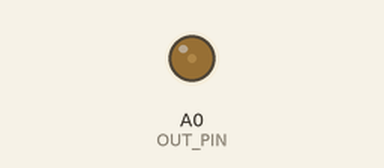
Simulated run of this sketch. Board: Arduino Uno R4 WiFi. Shown: output pins drawn as LEDs (lit = HIGH).

Above: at 0.2 s.
At 23.1 s:
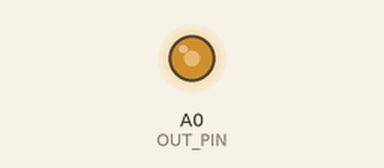
At 28.0 s:
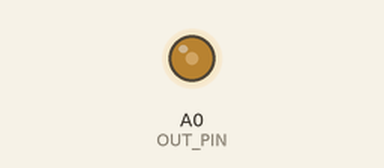
Timing chart, 0 to 40.0 s (numbered marks = the images above):
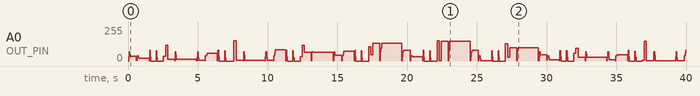

The sketch:

Blackbird.ino
```cpp
#include <FspTimer.h>

// AO writes true analog out
#define OUT_PIN A0
#define NUM_SAMPLES   256

const float sampleRate = 44100.0;
volatile float fOut = 1000.0;
volatile float vol = 0.5;

volatile int phInc;                  // dds phase increment
volatile unsigned long phAcc;        // dds phase accumulator
unsigned long tuningWord;            // dds tuning word (M)
FspTimer Timer;

uint8_t sineData[NUM_SAMPLES] = {
  128, 131, 134, 137, 140, 144, 147, 150, 153, 156, 159, 162, 165, 168, 171, 174,
  177, 179, 182, 185, 188, 191, 193, 196, 199, 201, 204, 206, 209, 211, 213, 216,
  218, 220, 222, 224, 226, 228, 230, 232, 234, 235, 237, 239, 240, 241, 243, 244,
  245, 246, 248, 249, 250, 250, 251, 252, 253, 253, 254, 254, 254, 255, 255, 255,
  255, 255, 255, 255, 254, 254, 254, 253, 253, 252, 251, 250, 250, 249, 248, 246,
  245, 244, 243, 241, 240, 239, 237, 235, 234, 232, 230, 228, 226, 224, 222, 220,
  218, 216, 213, 211, 209, 206, 204, 201, 199, 196, 193, 191, 188, 185, 182, 179,
  177, 174, 171, 168, 165, 162, 159, 156, 153, 150, 147, 144, 140, 137, 134, 131,
  128, 125, 122, 119, 116, 112, 109, 106, 103, 100,  97,  94,  91,  88,  85,  82,
   79,  77,  74,  71,  68,  65,  63,  60,  57,  55,  52,  50,  47,  45,  43,  40,
   38,  36,  34,  32,  30,  28,  26,  24,  22,  21,  19,  17,  16,  15,  13,  12,
   11,  10,   8,   7,   6,   6,   5,   4,   3,   3,   2,   2,   2,   1,   1,   1,
    1,   1,   1,   1,   2,   2,   2,   3,   3,   4,   5,   6,   6,   7,   8,  10,
   11,  12,  13,  15,  16,  17,  19,  21,  22,  24,  26,  28,  30,  32,  34,  36,
   38,  40,  43,  45,  47,  50,  52,  55,  57,  60,  63,  65,  68,  71,  74,  77,
   79,  82,  85,  88,  91,  94,  97, 100, 103, 106, 109, 112, 116, 119, 122, 125
};

// IRq is interrupt request

void setup () {
  pinMode(OUT_PIN, OUTPUT);
  fOut = 400.0;                                // set output frequency in Hz
  tuningWord = pow(2, 32) * fOut / sampleRate;
  Serial.begin(115200);
  delay(5);


  // turn on the FSP timer in the renesas chip
  uint8_t timerType = GPT_TIMER;
  int8_t channel = FspTimer::get_available_timer(timerType);

  Timer.begin(TIMER_MODE_PERIODIC, GPT_TIMER, channel, sampleRate, 0.0f, &TC4_Handler, nullptr);
  Timer.setup_overflow_irq(); // Required to trigger interrupt
  Timer.open();
  Timer.start();
}

void hill (int base_freq, int speed) {
  vol = 0.0;
  int i = base_freq;


  while(i<base_freq + 400) {
    if (i%20 == 0) {
      speed = speed - 1;
      if (speed <=1) speed = 1;
    }

    vol = vol + 0.02;
    if (vol >= 1.0) vol = 1.0;

    fOut = i;                                  // set output frequency in Hz
    tuningWord = pow(2, 32) * fOut / sampleRate;  // DDS tuning word for target frequency
    delayMicroseconds(1500);
    i=i+speed;
  }

  while(i>=base_freq) {
    if (i%20 == 0) {
      speed = speed + 1;
    }

    if (i <= base_freq + 200) {
      vol = vol - 0.02;
      if (vol <= 0.0) vol = 0.0;
    }

    fOut = i;                                  // set output frequency in Hz
    tuningWord = pow(2, 32) * fOut / sampleRate;  // DDS tuning word for target frequency
    delayMicroseconds(2000);
    i=i-speed;
  }

}

void trill (int base_freq, int top_freq, int speed, int trills) {
  int j=0;
  while (j<trills) {
    int i = base_freq;

    while(i<base_freq + top_freq) {
      fOut = i;                                  // set output frequency in Hz
      tuningWord = pow(2, 32) * fOut / sampleRate;  // DDS tuning word for target frequency
      delayMicroseconds(1);
      i=i+speed;
    }

    while(i>=base_freq) {
      fOut = i;                                  // set output frequency in Hz
      tuningWord = pow(2, 32) * fOut / sampleRate;  // DDS tuning word for target frequency
      delayMicroseconds(1);
      i=i-speed;
    }
    j++;
  }
}

void dip (int base_freq, int speed) {
  int i = base_freq + 900;

  while(i>=base_freq) {
    fOut = i;                                  // set output frequency in Hz
    tuningWord = pow(2, 32) * fOut / sampleRate;  // DDS tuning word for target frequency
    delayMicroseconds(1000);
    i=i-speed;
  }

  speed = speed - 2;
  while(i<base_freq + 300) {
    if (i%20 == 0) {
      speed = speed - 1;
      if (speed <=1) speed = 1;
    }

    fOut = i;                                  // set output frequency in Hz
    tuningWord = pow(2, 32) * fOut / sampleRate;  // DDS tuning word for target frequency
    delayMicroseconds(1500);
    i=i+speed;
  }

  trill(i, 400, 30, 8);
}

void swoop (int base_freq) {
  int i = base_freq + 100;
  int speed = 10;

  while(i>=base_freq) {
    if (i%20 == 0) {
      speed = speed -1;
      if (speed <=1) speed = 1;
    }

    fOut = i;                                  // set output frequency in Hz
    tuningWord = pow(2, 32) * fOut / sampleRate;  // DDS tuning word for target frequency
    delayMicroseconds(150);
    i=i-speed;
  }

  while(i<=base_freq+200) {
    if (i%20 == 0) {
      speed = speed +1;
      speed = 1;
    }

    fOut = i;                                  // set output frequency in Hz
    tuningWord = pow(2, 32) * fOut / sampleRate;  // DDS tuning word for target frequency
    delayMicroseconds(100);
    i=i+speed;
  }

  while(i<=base_freq+400) {
    if (i%20 == 0) {
      speed = speed-1;
      if (speed <=1) speed = 1;
    }

    fOut = i;                                  // set output frequency in Hz
    tuningWord = pow(2, 32) * fOut / sampleRate;  // DDS tuning word for target frequency
    delayMicroseconds(100);
    i=i+speed;
  }

  while(i>=base_freq+200) {
    if (i%50 == 0) {
      speed = speed+1;
    }

    fOut = i;                                  // set output frequency in Hz
    tuningWord = pow(2, 32) * fOut / sampleRate;  // DDS tuning word for target frequency
    delayMicroseconds(150);
    i=i-speed;
  }

  while(i>=base_freq) {
    if (i%20 == 0) {
      speed = speed -1;
      if (speed <=1) speed = 1;
    }

    fOut = i;                                  // set output frequency in Hz
    tuningWord = pow(2, 32) * fOut / sampleRate;  // DDS tuning word for target frequency
    delayMicroseconds(150);
    i=i-speed;
  }
}

void hold (int base_freq, int duration){

  vol = 0.0;
  int i = base_freq;
  int speed = 10;

  while(i<base_freq + 400) {
    vol = vol + 0.02;
    if (vol >= 0.7) vol = 0.7;

    fOut = i;                                  // set output frequency in Hz
    tuningWord = pow(2, 32) * fOut / sampleRate;  // DDS tuning word for target frequency
    delayMicroseconds(250);
    i=i+speed;
  }

  delayMicroseconds(duration);

  speed = 3;

  while(i>=base_freq) {
    if (i <= base_freq + 200) {
      if(i%20 == 0) {
        speed = speed + 1;
      }
      vol = vol - 0.02;
      if (vol <= 0.0) vol = 0.0;
    }

    fOut = i;                                  // set output frequency in Hz
    tuningWord = pow(2, 32) * fOut / sampleRate;  // DDS tuning word for target frequency
    delayMicroseconds(500);
    i=i-speed;
  }
}

void wibble (int base_freq) {
  int wait = 1;
  int i = base_freq + 300;
  int exp_add = 5;

  // sharp slope up
  while(i<base_freq + 500) {
    fOut = i;                                  // set output frequency in Hz
    tuningWord = pow(2, 32) * fOut / sampleRate;  // DDS tuning word for target frequency
    delayMicroseconds(1);
    i=i+exp_add;
  }

  // fall off slowly then more rapidly
  while(i>base_freq) {
    fOut = i;                                  // set output frequency in Hz
    tuningWord = pow(2, 32) * fOut / sampleRate;  // DDS tuning word for target frequency
    int exp_add = 8;

    if(i%30 == 0) {
      exp_add = exp_add + 1;
      if( exp_add >= 5) exp_add = 5;
    }

    i=i-exp_add;
    delayMicroseconds(1);
  }

}

void rest_del(int del) {
  fOut = 0;
  tuningWord = pow(2, 32) * fOut / sampleRate;
  delay(del);
}

void loop () {

  vol = 0.8;

  hill(1500, 15);
  rest_del(500);
  dip(1200, 15);


  rest_del(800);
  hold(900, 5000);
  rest_del(400);
  hold(1300, 1800);
  rest_del(500);

  vol = 0.6;
  wibble(2800);
  rest_del(150);
  wibble(2800);
  rest_del(150);
  wibble(2100);
  rest_del(500);

  // trill(1100, 400, 1, 3);
  swoop(1100);
  rest_del(1500);
}

void TC4_Handler(timer_callback_args_t *p_args)
{

  // increment 32 bit phase accumulator by the tuning word amount, then
  // use the (tableAddrWidth) number of most significant bits of the phase
  // accumulator as a phase increment, which is the index position in the sine
  // data table to get a sample from
  // the phase accumulator is always incrementing and when it reaches the maximum
  // number possible in 32 bits, it rolls over and continues accumulating from 0, so
  // the phase increment (index pointer) is also continuously incrementing by some
  // amount based on target frequency and rolling over to continue accessing sine table
  // data at the required intervals to generate a sine wave at the desired frequency.
  phAcc += tuningWord;
  phInc = phAcc >> 24; // 32 - 8 bytes for word

  // send current sine data sample to the DAC
  analogWrite(OUT_PIN, sineData[phInc]*vol);
}
```
